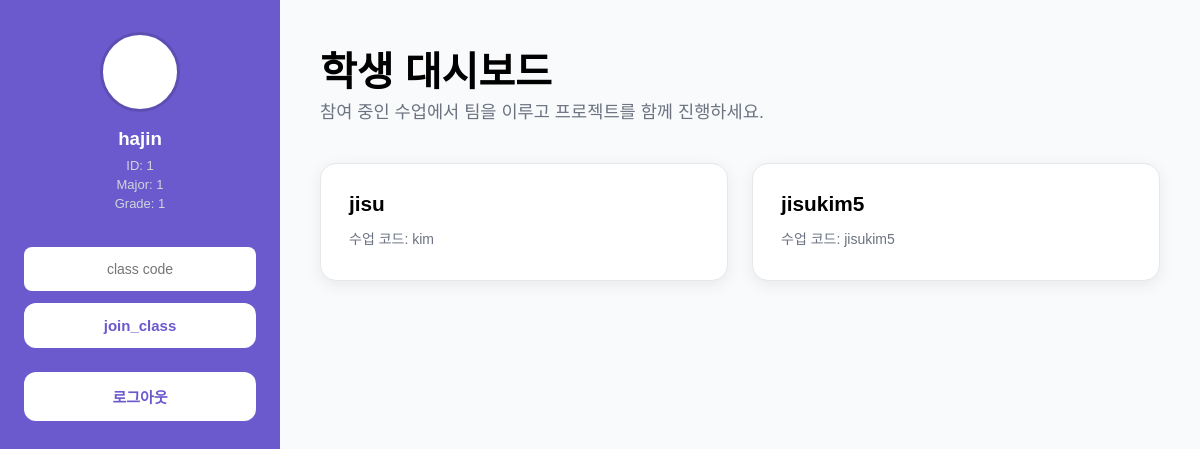
Before: /mainpage_stu (signed in) with the older database file.
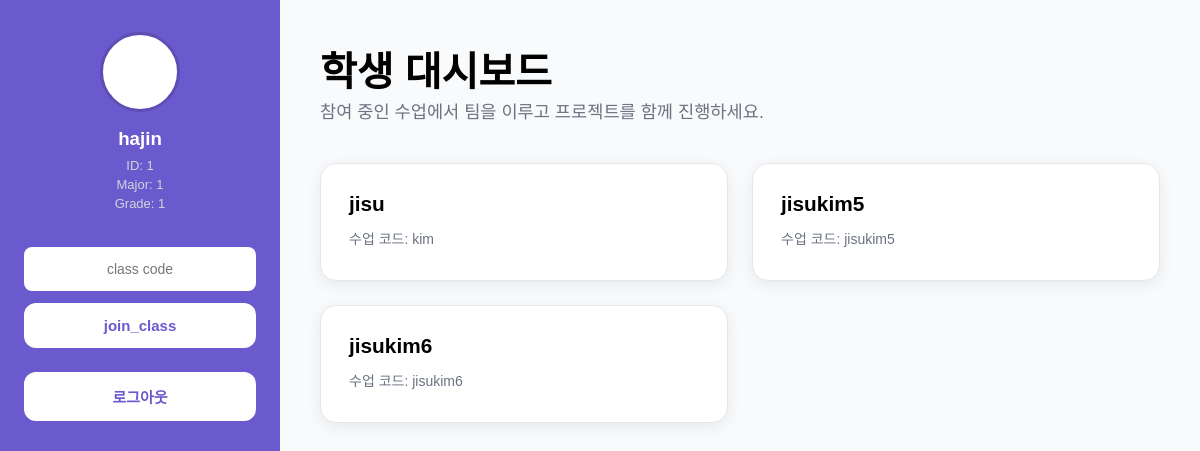
After: the same page with the newer database file.
### tables this page shows
CREATE TABLE "class_info" (
	"class_name"	TEXT NOT NULL,
	"class_code"	TEXT NOT NULL,
	"class_size"	INTEGER NOT NULL,
	"prof_id"	TEXT NOT NULL,
	"current_size"	INTEGER DEFAULT 0,
	PRIMARY KEY("class_code")
);

### main/backend.py (the view)
@app.route('/mainpage_stu')
def mainpage_stu():
        username = session.get("username")
        conn = sqlite3.connect('teample.db')
        cursor = conn.cursor()
        cursor.execute('SELECT class_code FROM class_relationship WHERE username = ?', (username,))
        included_class_codes = cursor.fetchall()
        conn.commit()
        conn.close()
        included_class_info = []
        conn = sqlite3.connect('teample.db')
        cursor = conn.cursor()
        for class_code in included_class_codes:
                cursor.execute('SELECT class_name, class_code, class_size FROM class_info WHERE class_code= ?', (class_code[0],))
                class_info = cursor.fetchone()
                if class_info:
                    included_class_info.append(class_info)
        return render_template("mainpage_stu.html", session=session, included_class_info= included_class_info)

### main/backend.py (called while the page is built)
@app.before_request
def save_logged_in_user():
    username = session.get('username')
    prof_or_stu = session.get('prof_or_stu')
    g.user = None
    if username and prof_or_stu:
        conn = sqlite3.connect('teample.db')
        conn.row_factory = sqlite3.Row
        cursor = conn.cursor()
        if prof_or_stu == 'student':
            cursor.execute('SELECT * FROM signup_info_student WHERE username = ?', (username,))
            g.user = cursor.fetchone()
            conn.close()
        elif prof_or_stu == 'prof':
            cursor.execute('SELECT * FROM signup_info_prof WHERE username = ?', (username,))
            g.user = cursor.fetchone()
            conn.close()

### main/templates/mainpage_stu.html (shortened to what this page needs)
<!DOCTYPE html>
<html>
    <head>
        <link rel="stylesheet" href="{{ url_for('static', filename='mainpage_stu.css') }}" />
    </head>
    <body>
    <div class="container">
        <div class="sidebar">
        <div class="profile">
            <div class="profile-pic"></div>
            <h3>{{session['username']}}</h3>
            <p>ID: {{session['student_number']}}</p>
            <p>Major: {{session['major']}} </p>
            <p>Grade: {{ session['grade']}} </p>
            </div>
            <div class= "join_team">
            <form action="/join_class" method="POST">
                <input placeholder = "class code" type="text" name= "class_code" id="class_code" required>
                <button id="team_button" type="submit" onsubmit="join_class_socket()">join_class</button>
            </form>            </div>
            <div class="logout">
                <button onclick="location.href='/logout'">로그아웃</button>
            </div>
        </div>
        <div class="main-content">
            <div class="page-header">
                <h1>학생 대시보드</h1>
                <p>참여 중인 수업에서 팀을 이루고 프로젝트를 함께 진행하세요.</p>
            </div>
            <div class="class-grid">
                {% if included_class_info %}
                    {% for class in included_class_info %}
                        <form action="/teample_stu" method="POST">
                            <button type="submit">
                                <div class="class-info">
                                    <h3>{{ class[0] }}</h3>
                                    <div class="class-details">
                                        <p>수업 코드: {{ class[1] }}</p>
                                    </div>
                                </div>
                            </button>
                        </form>
                    {% endfor %}
                {% else %}
                    <div class="empty-state">
                        <h3>아직 참여한 수업이 없습니다</h3>
                        <p>교수님께서 제공한 수업 코드로 수업에 참여해보세요!</p>
                    </div>
                {% endif %}
            </div>
        </div>
    </div>
    </body>
</html>

### main/static/mainpage_stu.css (style rules this page uses)
:root { --primary: #6a5acd; --primary-dark: #5d4eb4; --white: #ffffff; --text-light: #f0f0f0; --text-muted: #d1d5db; --bg-light: #f9fafb; --border-color: #e5e7eb; --font-family: 'Noto Sans KR', sans-serif; }
* { margin: 0; padding: 0; box-sizing: border-box; }
body { font-family: var(--font-family); background-color: var(--bg-light); }
.container { display: flex; min-height: 100vh; }
.sidebar { width: 280px; background: var(--primary); padding: 32px 24px; display: flex; flex-direction: column; flex-shrink: 0; }
.profile { text-align: center; margin-bottom: 32px; }
.profile-pic { width: 80px; height: 80px; background: var(--white); border-radius: 50%; margin: 0 auto 16px; border: 3px solid var(--primary-dark); }
.profile h3 { margin: 12px 0 8px; color: var(--white); }
.profile p { margin: 4px 0; font-size: 13px; color: var(--text-muted); }
.join_team { margin-bottom: 24px; }
.join_team input { width: 100%; padding: 14px; border-radius: 8px; border: none; margin-bottom: 12px; text-align: center; font-size: 14px; }
.join_team button { width: 100%; padding: 14px 20px; font-size: 15px; font-weight: 600; color: var(--primary); background: var(--white); border: none; border-radius: 12px; cursor: pointer; transition: all 0.3s ease; }
.logout button { margin-top: auto; width: 100%; padding: 14px 20px; font-size: 15px; font-weight: 600; color: var(--primary); background: var(--white); border: none; border-radius: 12px; cursor: pointer; transition: all 0.3s ease; }
.main-content { flex: 1; padding: 40px; }
.page-header { margin-bottom: 40px; }
.page-header h1 { font-size: 2.5rem; font-weight: 700; }
.page-header p { font-size: 1.1rem; color: #6b7280; }
.class-grid { display: grid; gap: 24px; grid-template-columns: repeat(auto-fill, minmax(320px, 1fr)); }
.class-grid form button { width: 100%; padding: 28px; background: var(--white); border-radius: 16px; box-shadow: 0 4px 16px rgba(0, 0, 0, 0.07); border: 1px solid var(--border-color); cursor: pointer; text-align: left; transition: all 0.3s ease; }
.class-info h3 { font-size: 1.3rem; margin-bottom: 12px; }
.class-details p { font-size: 14px; color: #6b7280; margin: 4px 0; }

Changed rows visible on the page:
added class_info: class_name "jisukim6", class_code "jisukim6"
